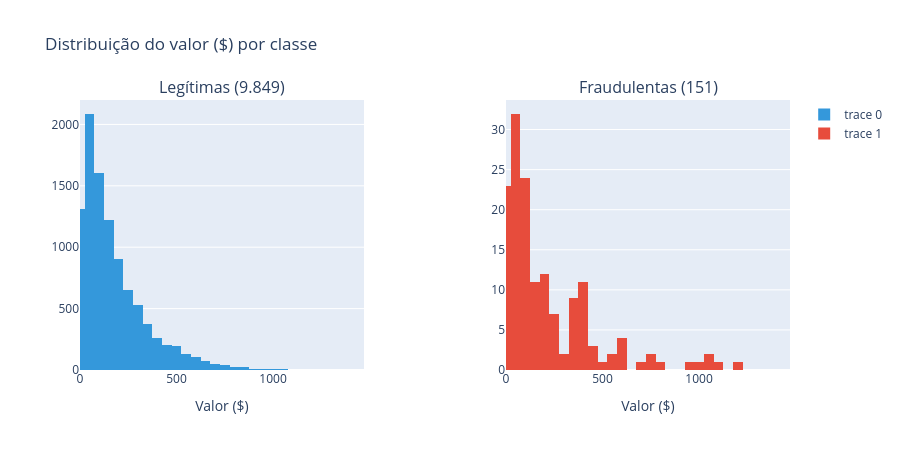

The notebook cell this image was saved under:
### Markdown cell above
<div id="valor"></div>

## 4. Análise de valor

### Code cell
valor = df.groupby('is_fraud')['amount'].agg(
    n='count',
    media='mean',
    mediana='median',
    p95=lambda x: x.quantile(0.95),
    total='sum',
)
valor.round(2)

lim = df['amount'].max()

fig = make_subplots(
    rows=1, cols=2,
    subplot_titles=("Legítimas (9.849)", "Fraudulentas (151)"),
    horizontal_spacing=0.2,
)

fig.add_trace(
    go.Histogram(x=df.loc[df['is_fraud'] == 0, 'amount'], marker_color="#3498db", nbinsx=40),
    row=1, col=1,
)
fig.add_trace(
    go.Histogram(x=df.loc[df['is_fraud'] == 1, 'amount'], marker_color="#e74c3c", nbinsx=40),
    row=1, col=2,
)

fig.update_layout(height=450, title_text="Distribuição do valor ($) por classe")
fig.update_xaxes(title_text="Valor ($)", range=[0, lim], row=1, col=1)
fig.update_xaxes(title_text="Valor ($)", range=[0, lim], row=1, col=2)

fig.show()

### Figure 1 — Plotly figure (JSON) as saved in the notebook; plotly's stock layout.template omitted (floating-point values rounded to 4 significant figures; data arrays with more than 128 entries replaced by an {"elided": "..."} marker saying what was removed)
{"data": [{"marker": {"color": "#3498db"}, "nbinsx": 40, "type": "histogram", "x": {"elided": "9849 float values"}, "xaxis": "x", "yaxis": "y"}, {"marker": {"color": "#e74c3c"}, "nbinsx": 40, "type": "histogram", "x": {"elided": "151 float values"}, "xaxis": "x2", "yaxis": "y2"}], "layout": {"annotations": [{"font": {"size": 16}, "showarrow": false, "text": "Legítimas (9.849)", "x": 0.2, "xanchor": "center", "xref": "paper", "y": 1, "yanchor": "bottom", "yref": "paper"}, {"font": {"size": 16}, "showarrow": false, "text": "Fraudulentas (151)", "x": 0.8, "xanchor": "center", "xref": "paper", "y": 1, "yanchor": "bottom", "yref": "paper"}], "height": 450, "title": {"text": "Distribuição do valor ($) por classe"}, "xaxis": {"anchor": "y", "domain": [0, 0.4], "range": [0, 1471.0], "title": {"text": "Valor ($)"}}, "xaxis2": {"anchor": "y2", "domain": [0.6, 1], "range": [0, 1471.0], "title": {"text": "Valor ($)"}}, "yaxis": {"anchor": "x", "domain": [0, 1]}, "yaxis2": {"anchor": "x2", "domain": [0, 1]}}}
